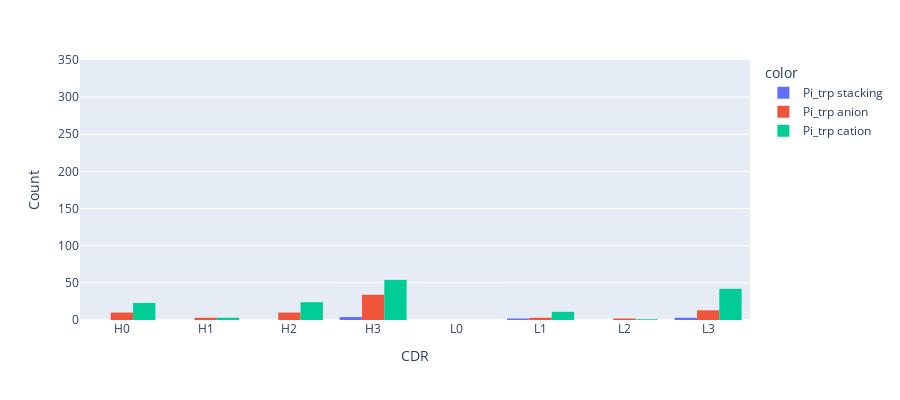

Source (notebook cell):
### Markdown cell above
### origin_of_trps_in_ring_interactions

### Code cell
fig_ring = px.histogram(df_trp, x="x", y="y",
             color='color', barmode='group',
             height=400)
fig_ring.update_xaxes(title = "CDR")
fig_ring.update_yaxes(title = "Count", range=[0, 350])

### Figure 1 — Plotly figure (JSON) as saved in the notebook; plotly's stock layout.template omitted (floating-point values rounded to 4 significant figures)
{"data": [{"alignmentgroup": "True", "bingroup": "x", "histfunc": "sum", "hovertemplate": "color=Pi_trp stacking<br>x=%{x}<br>sum of y=%{y}<extra></extra>", "legendgroup": "Pi_trp stacking", "marker": {"color": "#636efa", "pattern": {"shape": ""}}, "name": "Pi_trp stacking", "offsetgroup": "Pi_trp stacking", "orientation": "v", "showlegend": true, "type": "histogram", "x": ["H0", "H1", "H2", "H3", "L0", "L1", "L2", "L3"], "xaxis": "x", "y": [0, 0, 0, 4, 0, 2, 0, 3], "yaxis": "y"}, {"alignmentgroup": "True", "bingroup": "x", "histfunc": "sum", "hovertemplate": "color=Pi_trp anion<br>x=%{x}<br>sum of y=%{y}<extra></extra>", "legendgroup": "Pi_trp anion", "marker": {"color": "#EF553B", "pattern": {"shape": ""}}, "name": "Pi_trp anion", "offsetgroup": "Pi_trp anion", "orientation": "v", "showlegend": true, "type": "histogram", "x": ["H0", "H1", "H2", "H3", "L0", "L1", "L2", "L3"], "xaxis": "x", "y": [10, 3, 10, 34, 0, 3, 2, 13], "yaxis": "y"}, {"alignmentgroup": "True", "bingroup": "x", "histfunc": "sum", "hovertemplate": "color=Pi_trp cation<br>x=%{x}<br>sum of y=%{y}<extra></extra>", "legendgroup": "Pi_trp cation", "marker": {"color": "#00cc96", "pattern": {"shape": ""}}, "name": "Pi_trp cation", "offsetgroup": "Pi_trp cation", "orientation": "v", "showlegend": true, "type": "histogram", "x": ["H0", "H1", "H2", "H3", "L0", "L1", "L2", "L3"], "xaxis": "x", "y": [23, 3, 24, 54, 0, 11, 1, 42], "yaxis": "y"}], "layout": {"barmode": "group", "height": 400, "legend": {"title": {"text": "color"}, "tracegroupgap": 0}, "margin": {"t": 60}, "xaxis": {"anchor": "y", "domain": [0, 1], "title": {"text": "CDR"}}, "yaxis": {"anchor": "x", "domain": [0, 1], "range": [0, 350], "title": {"text": "Count"}}}}
